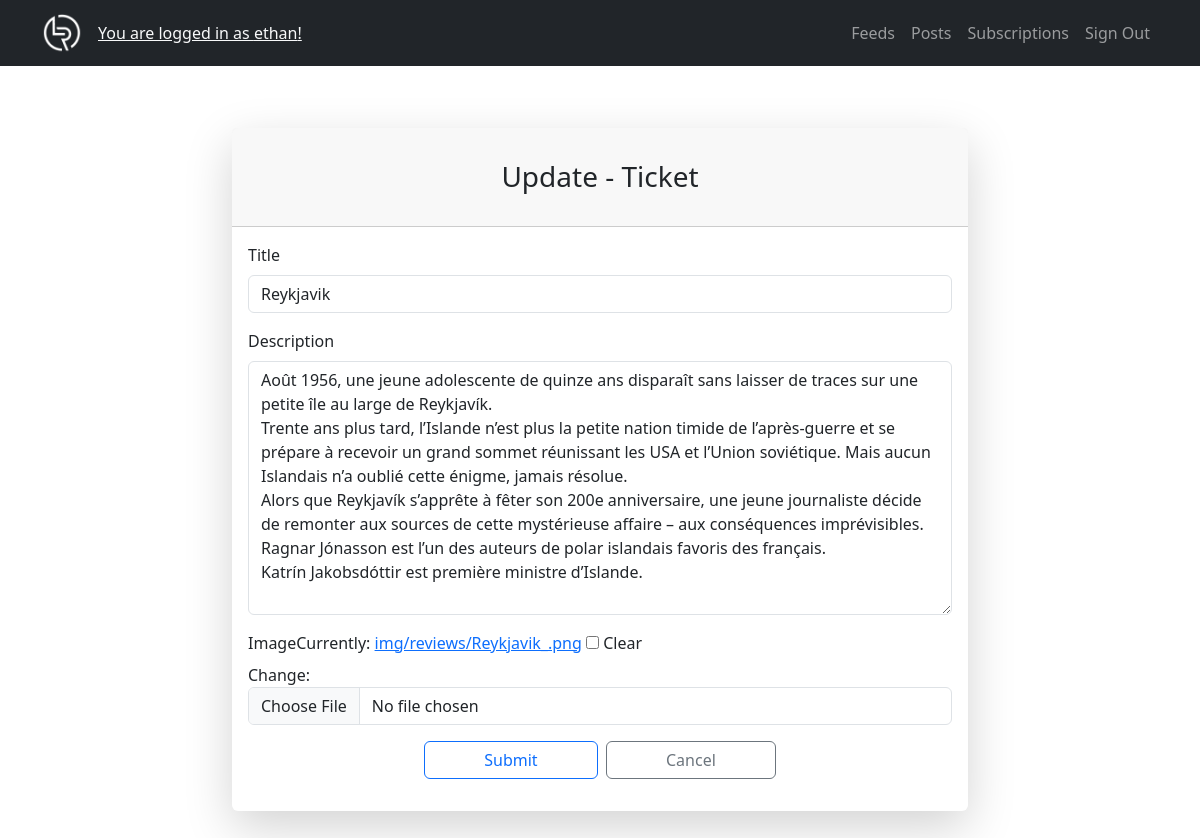
Page /reviews/update-ticket/41/ (signed in) on the committed database.
### reviews/models.py (models this page shows, shortened)
class Ticket(models.Model):
    title = models.CharField(max_length=128, verbose_name="Title")
    description = models.TextField(
        max_length=2048, blank=True, verbose_name="Description"
    )
    user = models.ForeignKey(to=User, on_delete=models.CASCADE)
    time_created = models.DateTimeField(default=timezone.now)
    image = models.ImageField(
        blank=True, null=True, upload_to="img/reviews")
    class Meta:
        verbose_name = "Ticket"
        verbose_name_plural = "Tickets"

### reviews/views.py (the view, shortened to what this page needs)
# urls.py: path("update-ticket/<int:pk>/", TicketUpdateView.as_view(), name="update-ticket"),
class TicketUpdateView(UpdateView):
    model = Ticket
    form_class = TicketForm
    template_name = "reviews/ticket_form.html"
    def get_object(self, queryset=None):
        pk = self.kwargs.get("pk")
        return get_object_or_404(Ticket, pk=pk)
    def get_context_data(self, **kwargs):
        context = super().get_context_data(**kwargs)
        context["title"] = "Update - Ticket"
        return context

### reviews/forms.py
class TicketForm(forms.ModelForm):
    class Meta:
        model = Ticket
        fields = ["title", "description", "image"]

### reviews/templates/reviews/ticket_form.html (shortened to what this page needs)
{% extends "core/base.html" %}
{% load django_bootstrap5 %}
{% block content %}
    {% if user.is_authenticated %}
        <div class="form-content my-3 p-3">
            <div class="container">
                <div class="row justify-content-center">
                    <div class="col-lg-8">
                        <div class="card shadow-lg border-0 rounded-lg mt-0 mb-3">
                            <div class="card-header justify-content-center">
                                <h3 class="font-weight-light my-4 text-center">{{ title }}</h3>
                            </div>
                            <div class="card-body">
                                <form method="post" class="form" enctype="multipart/form-data">
                                    {% bootstrap_form form %}
                                    <div class="d-flex justify-content-center">
                                        <div class="d-flex justify-content-between w-50 mb-3">
                                            <input type="submit"
                                                   value="Submit"
                                                   class="btn btn-outline-primary flex-fill me-2" />
                                            <input type="reset"
                                                   value="Cancel"
                                                   class="btn btn-outline-secondary flex-fill"
                                                   onclick="history.back()" />
                                        </div>
                                    </div>
                                </form>
                            </div>
                        </div>
                    </div>
                </div>
            </div>
        </div>
{% endif %}
{% endblock content %}

### templates/core/includes/navbar.html (shortened to what this page needs)
{% load static %}
<nav class="navbar navbar-expand-lg navbar-dark bg-dark fixed-top">
    <div class="container">
            <a class="navbar-brand mr-4" href="#">
                <img class="rounded-circle ml-2"
                     src="{% static 'img/logo-white.png' %}"
                     alt="logo"
                     style="width: 40px;
                            height: 40px" />
            </a>
            {% if user.is_authenticated %}
                <a class="navbar-item text-light" href="{% url 'pwd_change' %}">You are logged in as {{ request.user }}!</a>
            {% endif %}
            <div class="collapse navbar-collapse" id="collapsibleNavbar">
                <ul class="navbar-nav ms-auto">
                    {% if user.is_authenticated %}
                        <li class="nav-item">
                            <a class="nav-link" href="{% url 'feeds' %}">Feeds</a>
                        </li>
                        <li class="nav-item">
                            <a class="nav-link" href="{% url 'posts' %}">Posts</a>
                        </li>
                        <li class="nav-item">
                            <a class="nav-link" href="{% url 'subscribe' %}">Subscriptions</a>
                        </li>
                        <li class="nav-item">
                            <a class="nav-link" href="{% url 'signout' %}">Sign Out</a>
                        </li>
                    {% endif %}
                </ul>
            </div>
        </div>
    </nav>

### rows in the picture
Ticket: title "Reykjavik", description "Août 1956, une jeune adolescente de quinze ans disparaît sans laisser de traces sur une petite île au large de Reykjavík. Trente ans plus tard, l’Islande n’est plus la petite nation timide de l’après-guerre et se prépare à recevoir un grand sommet réunissant les USA et l’Union soviétique. Mais aucun Islandais n’a oublié cette énigme, jamais résolue. Alors que Reykjavík s’apprête à fêter son 200e anniversaire, une jeune journaliste décide de remonter aux sources de cette mystérieuse affaire – aux conséquences imprévisibles. Ragnar Jónasson est l’un des auteurs de polar islandais favoris des français. Katrín Jakobsdóttir est première ministre d’Islande."

### other values in the picture
{{ request.user }} "ethan"
{{ title }} "Update - Ticket"
